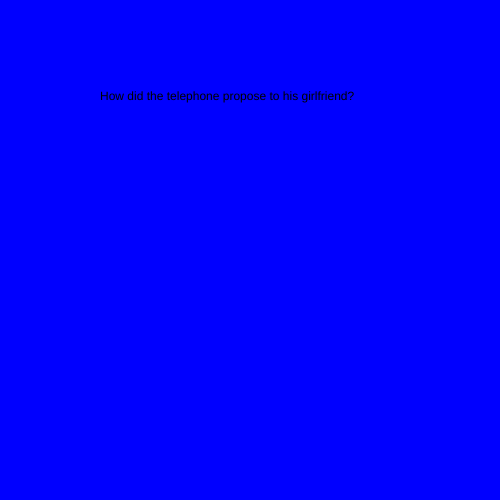
Frame 1 (no input)
Frame 60 (no input): identical to frame 1, image omitted
Frame 120 (the mouse pressed at the canvas centre since frame 60): identical to frame 1, image omitted

The p5.js sketch that drew this single still picture (run headless with seeded random() and noise() and a simulated clock; from frame 60 on, the mouse is pressed at the canvas centre):

// p5.js sketch
// ── sketch.js
let state = 0 ;
let timer = 0 ;
function setup() {
  createCanvas(500, 500);
}

function draw() {
  switch (state){
    case 0:
    background ('blue');
    text("How did the telephone propose to his girlfriend?", 100, 100);
    break ;

    case 1:
    background ('yellow');
    text("He gave her a ring!", 100, 100);

    break ;
  }

  timer ++ ;
  if (timer> 3*60){
    timer =0;
    state ++;
    if (state >1) state = 0;
  }

}

function mouseReleased(){
 state++ ;
 if (state>1){
   state = 0;
 }
}
